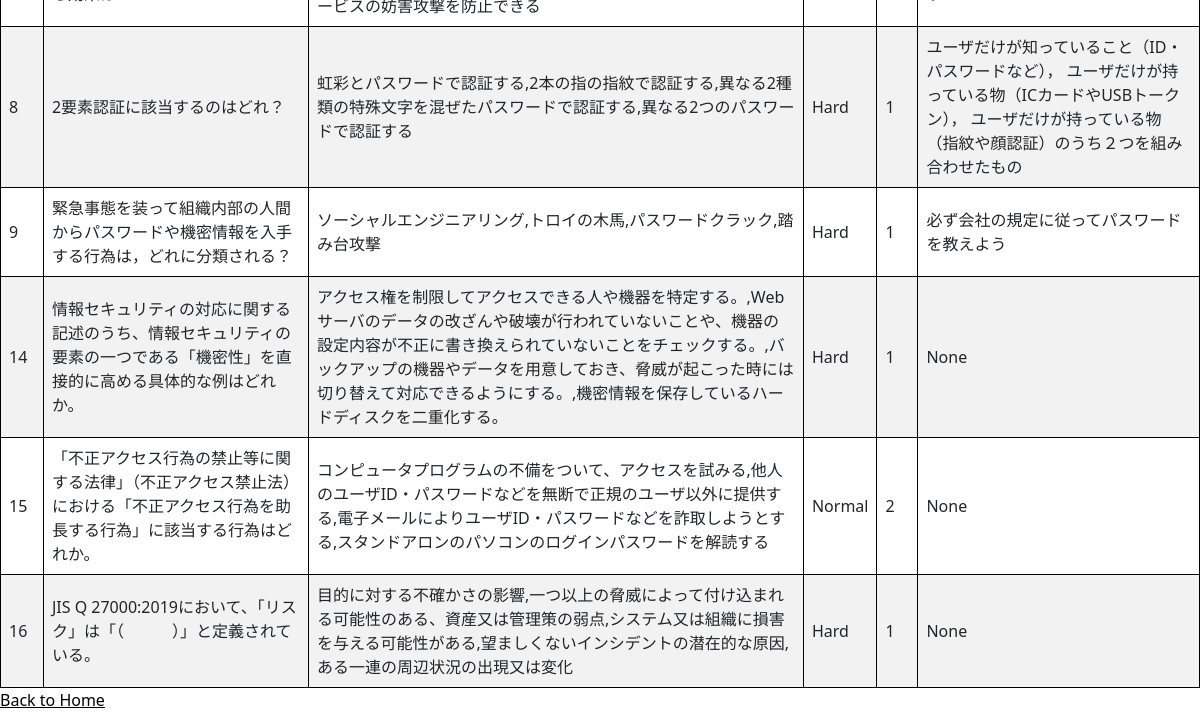
Before: /questions_user (lower part) with the older database file.
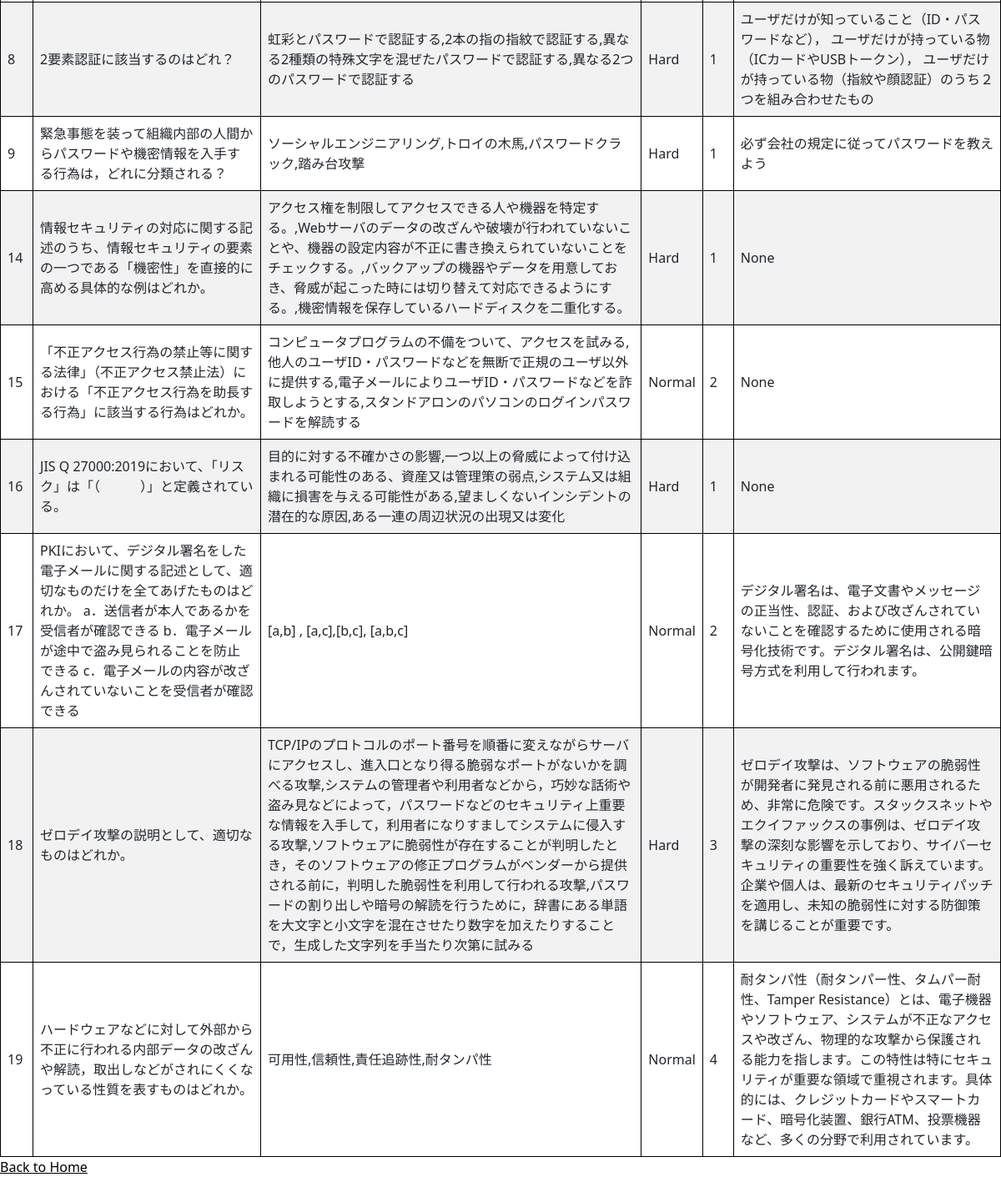
After: the same page with the newer database file.
### app.py (models this page shows)
class Question(db.Model):
    id = db.Column(db.Integer, primary_key=True)
    text = db.Column(db.Text, nullable=False)
    choices = db.Column(db.Text, nullable=False)
    difficulty = db.Column(db.String(50), nullable=False)
    correct_choice = db.Column(db.Integer, nullable=False)
    explain = db.Column(db.Text, nullable=True)

### app.py (the view)
@app.route("/questions_user")
def list_questions():
    questions = Question.query.all()
    return render_template("user/question_list.html", questions=questions)

### templates/user/question_list.html (shortened to what this page needs)
{% extends 'base.html' %}
{% block body %}
<table>
    <tbody>
        {% for question in questions %}
        <tr>
            <td>{{ question.id }}</td>
            <td>{{ question.text }}</td>
            <td>{{ question.choices }}</td>
            <td>{{ question.difficulty }}</td>
            <td>{{ question.correct_choice }}</td>
            <td>{{ question.explain }}</td>
        </tr>
        {% endfor %}
    </tbody>
</table>
<a href="/user">Back to Home</a>
{% endblock %}

### templates/base.html (shortened to what this page needs)
<!DOCTYPE html>
<html lang="ja">
<head>
  <link rel="stylesheet" href="{{ url_for('static', filename='css/bootstrap.min.css') }}" />
  <link rel="stylesheet" href="../static/css/background.css">
  <link rel="stylesheet" href="../static/css/button.css">
</head>
<body>
  {% block body %}{% endblock %}
</body>
</html>

### static/css/background.css (style rules this page uses)
a { color: #000000; }
html,body { height: 100%; }

### templates/user/question_list.html (style rules this page uses)
table { border-collapse: collapse; width: 100%; }
tr:nth-child(even) { background-color: #f2f2f2; }

Changed rows visible on the page:
added Question: id "17", text "PKIにおいて、デジタル署名をした電子メールに関する記述として、適切なものだけを全てあげたものはどれか。 a．送信者が本人であるかを受信者が確認できる b．電子メールが途中で盗み見られることを防止できる c．電子メールの内容が改ざんされていないことを受信者が確認できる", choices "[a,b] , [a,c],[b,c], [a,b,c]", difficulty "Normal", correct_choice "2", explain "デジタル署名は、電子文書やメッセージの正当性、認証、および改ざんされていないことを確認するために使用される暗号化技術です。デジタル署名は、公開鍵暗号方式を利用して行われます。"
added Question: id "18", text "ゼロデイ攻撃の説明として、適切なものはどれか。", choices "TCP/IPのプロトコルのポート番号を順番に変えながらサーバにアクセスし、進入口となり得る脆弱なポートがないかを調べる攻撃,システムの管理者や利用者などから，巧妙な話術や盗み見などによって，パスワードなどのセキュリティ上重要な情報を入手して，利用者になりすましてシステムに侵入する攻撃,ソフトウェアに脆弱性が存在することが判明したとき，そのソフトウェアの修正プログラムがベンダーから提供される前に，判明した脆弱性を利用して行われる攻撃,パスワードの割り出しや暗号の解読を行うために，辞書にある単語を大文字と小文字を混在させたり数字を加えたりすることで，生成した文字列を手当たり次第に試みる", difficulty "Hard", correct_choice "3", explain "ゼロデイ攻撃は、ソフトウェアの脆弱性が開発者に発見される前に悪用されるため、非常に危険です。スタックスネットやエクイファックスの事例は、ゼロデイ攻撃の深刻な影響を示しており、サイバーセキュリティの重要性を強く訴えています。企業や個人は、最新のセキュリティパッチを適用し、未知の脆弱性に対する防御策を講じることが重要です。"
added Question: id "19", text "ハードウェアなどに対して外部から不正に行われる内部データの改ざんや解読，取出しなどがされにくくなっている性質を表すものはどれか。", choices "可用性,信頼性,責任追跡性,耐タンパ性", difficulty "Normal", correct_choice "4", explain "耐タンパ性（耐タンパー性、タムパー耐性、Tamper Resistance）とは、電子機器やソフトウェア、システムが不正なアクセスや改ざん、物理的な攻撃から保護される能力を指します。この特性は特にセキュリティが重要な領域で重視されます。具体的には、クレジットカードやスマートカード、暗号化装置、銀行ATM、投票機器など、多くの分野で利用されています。"
